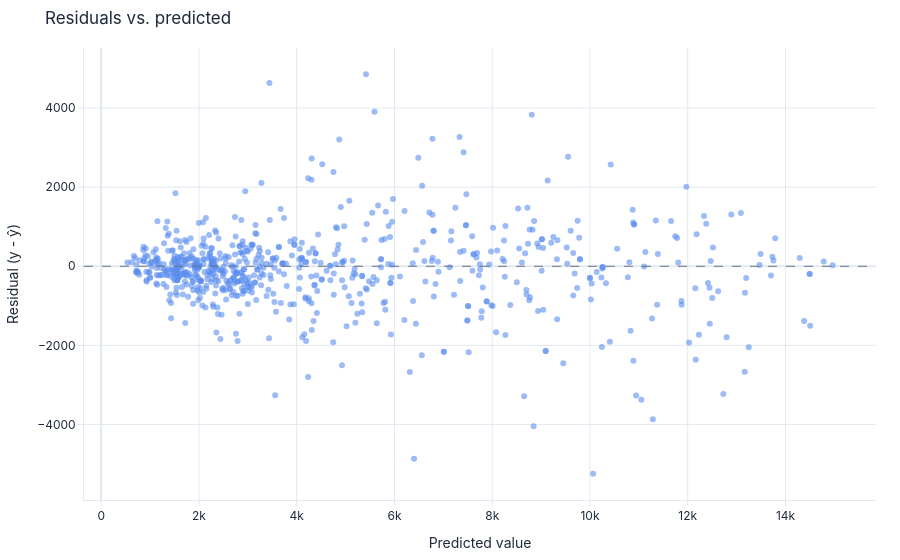

Here is the notebook cell this chart was saved with:
### Markdown cell above
## 5. Mirar el modelo por dentro

Un buen número no basta: conviene entender **dónde se equivoca** y **qué variables usa**.

### Residuos (dónde se equivoca)

Un **residuo** es la diferencia entre el valor real y la predicción. Si los residuos muestran patrones, el modelo probablemente está dejando algo importante sin capturar.

### Code cell
exp.plot_model(mejor, plot='residuals')

### Figure 1 — Plotly figure (JSON) as saved in the notebook; plotly's stock layout.template omitted (floating-point values rounded to 4 significant figures; data arrays with more than 128 entries replaced by an {"elided": "..."} marker saying what was removed)
{"data": [{"hovertemplate": "Predicted: %{x:.3f}<br>Residual: %{y:.3f}<extra></extra>", "marker": {"color": "#5B8DEF", "opacity": 0.6, "size": 6}, "mode": "markers", "name": "Residuals", "type": "scatter", "x": {"elided": "714 float values"}, "y": {"elided": "714 float values"}}], "layout": {"font": {"color": "#1E293B", "family": "Inter, system-ui, sans-serif", "size": 12}, "hoverlabel": {"bgcolor": "white", "bordercolor": "#E2E8F0", "font": {"family": "Inter, system-ui, sans-serif", "size": 12}}, "legend": {"bgcolor": "rgba(0,0,0,0)", "borderwidth": 0, "orientation": "h", "x": 0, "y": -0.18}, "margin": {"b": 48, "l": 56, "r": 24, "t": 48}, "paper_bgcolor": "rgba(0,0,0,0)", "plot_bgcolor": "rgba(0,0,0,0)", "shapes": [{"line": {"color": "#64748B", "dash": "dash", "width": 1}, "type": "line", "x0": 0, "x1": 1, "xref": "x domain", "y0": 0, "y1": 0, "yref": "y"}], "showlegend": false, "title": {"text": "Residuals vs. predicted"}, "xaxis": {"automargin": true, "gridcolor": "#E2E8F0", "linecolor": "#E2E8F0", "tickcolor": "#E2E8F0", "ticks": "outside", "title": {"text": "Predicted value"}, "zerolinecolor": "#E2E8F0"}, "yaxis": {"automargin": true, "gridcolor": "#E2E8F0", "linecolor": "#E2E8F0", "tickcolor": "#E2E8F0", "ticks": "outside", "title": {"text": "Residual (y - ŷ)"}, "zerolinecolor": "#E2E8F0"}}}
